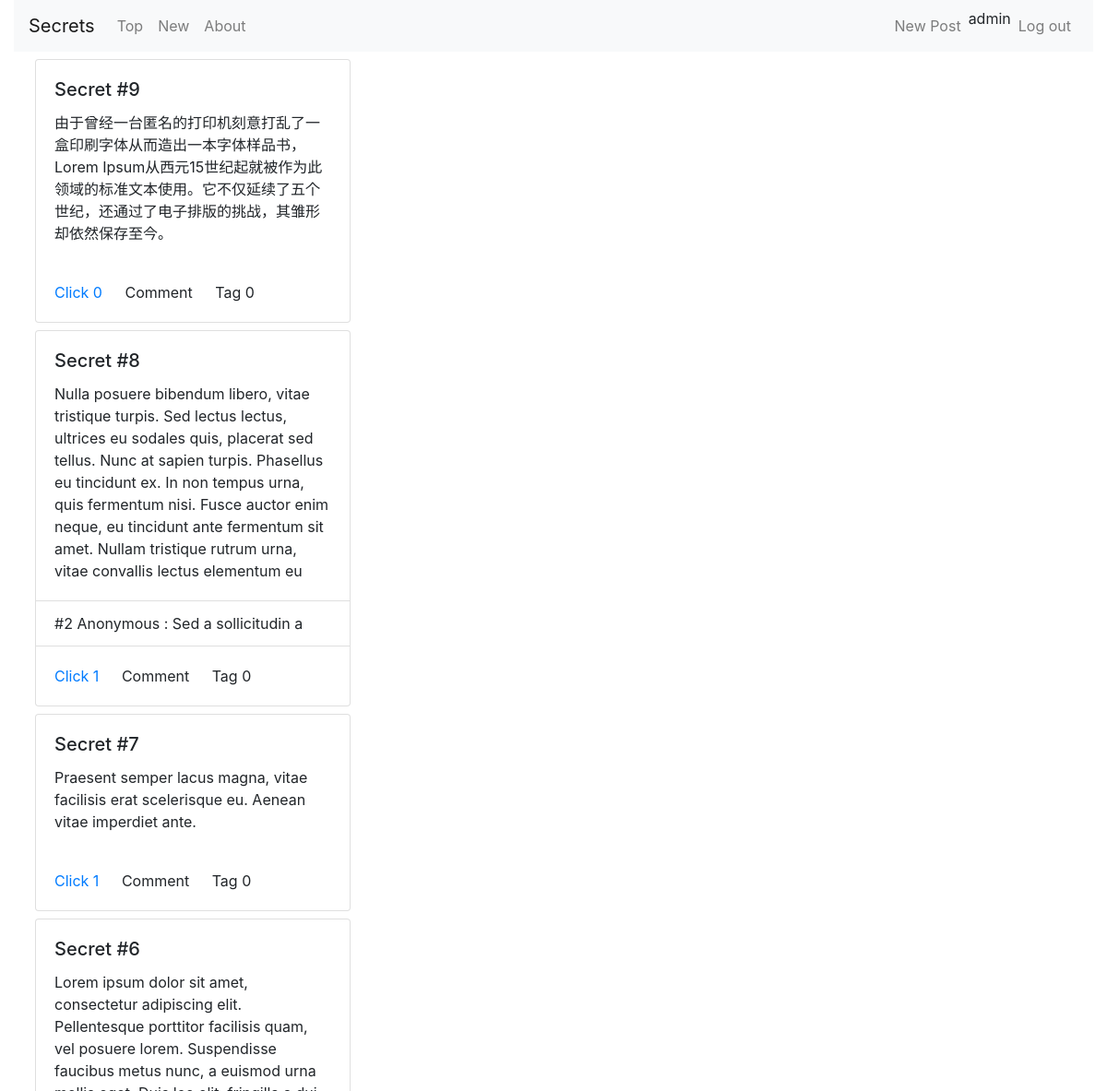
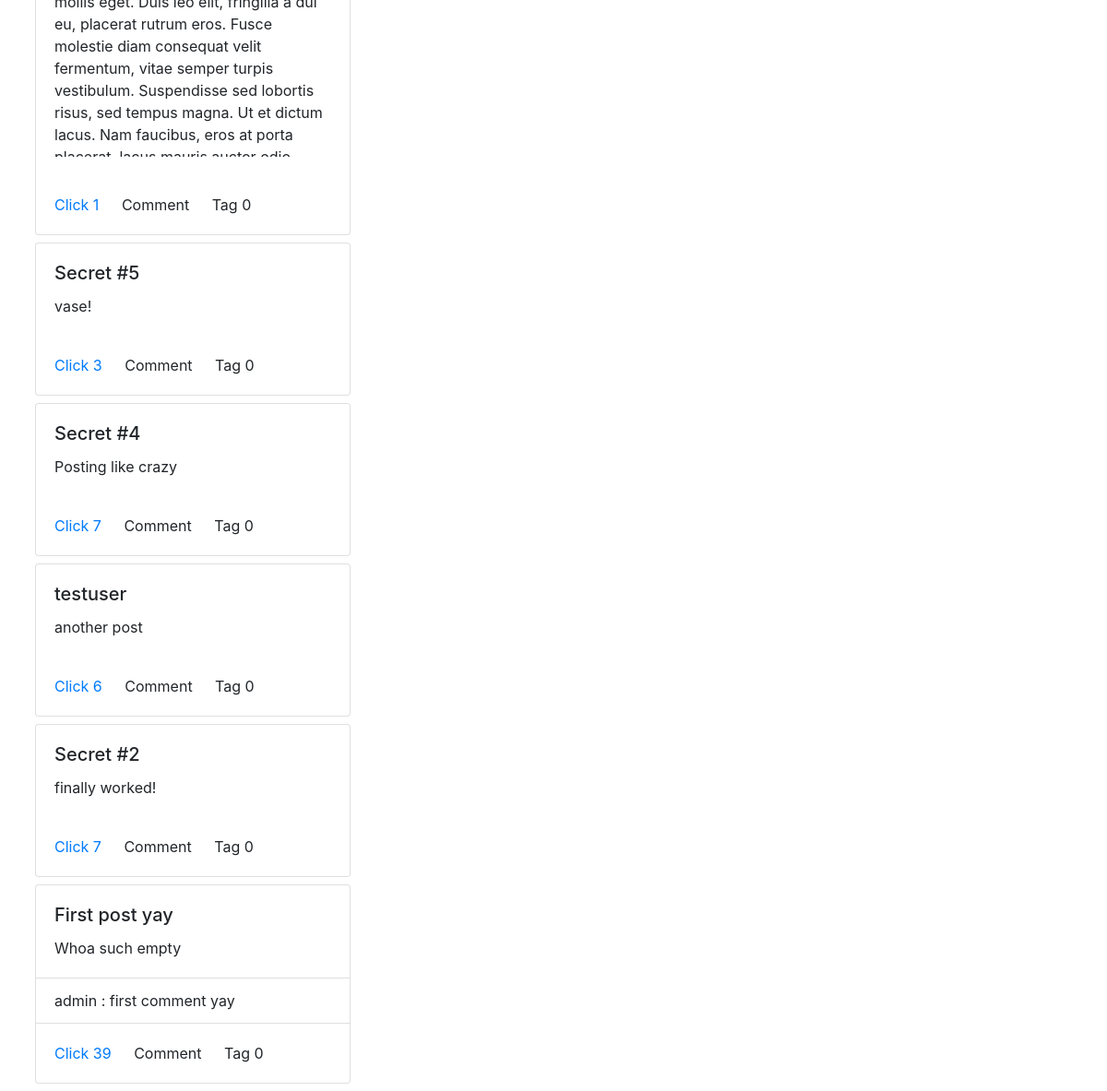
The page /forum/ (signed in) on the database its author committed (2 pictures, top to bottom).
### forum/models.py (models this page shows, shortened)
class Post(models.Model):
    title = models.CharField(max_length=50, default='Untitled')
    author = models.ForeignKey(User, on_delete=models.CASCADE)
    date = models.DateTimeField(default = timezone.now)
    content = models.TextField(default="Whoa such empty")
    clicks = models.IntegerField(default=0)
    tags = models.IntegerField(default=0)

class Comments(models.Model):
    author = models.ForeignKey(User, on_delete=models.CASCADE)
    display_name = models.CharField(max_length=50, default='')
    date = models.DateTimeField(default=timezone.now)
    content = models.TextField(default='')
    post = models.ForeignKey(Post, on_delete=models.CASCADE)
    parent_comment = models.ForeignKey('self', on_delete=models.CASCADE, null=True, blank=True)
    def __str__(self):
        return self.display_name + ' : ' + str(self.content)[:20]

### forum/views.py (the view)
# urls.py: path('', views.IndexView.as_view(), name = 'index'),
class IndexView(View):
    template_name = "forum/index.html"
    mode = None
    def get_clicked(self, request, post_id):
        if request.user.is_authenticated:
            clicked_list = request.user.profile.clicked.split()
        else:
            try:
                clicked_list = request.session['clicked'].split()
            except KeyError: return False
        return str(post_id) in clicked_list
    def get(self, request):
        user = request.user
        if self.mode is 'top':
            self.index_post = Post.objects.order_by('-clicks')[:21]
        else:
            self.index_post = Post.objects.order_by('-date')[:21]
        for this_post in self.index_post:
            this_post.comment_snaps = Comments.objects.filter(post=this_post)[:3]
            this_post.clicked = self.get_clicked(request, this_post.pk)
        context = {
            'user':user,
            'latest_post_list': self.index_post,
        }
        return render(request, self.template_name, context)

### ui/templates/forum/index.html (shortened to what this page needs)
{% extends 'base.html' %}
{% block content %}
<div class="container-fluid">
  <div class="grid" data-masonry='{ "itemSelector": ".grid-item", "columnWidth": 1 }'>
    {% for post in latest_post_list %}
    <div class="card my-2 mx-2 grid-item index-card">
      <div class="card-body card-body-ajax" id="{{ post.id }}">
        <h5 class="card-title index-card-title">{{ post.title }}</h5>
        <p class="card-text index-card-text">{{ post.content }}</p>
      </div>
      <ul class="list-group list-group-flush">
        {% for comment_snippet in post.comment_snaps %}
        <li class="list-group-item index-card-comment">{{comment_snippet}}</li>
        {% endfor %}
      </ul>
      <div class="card-body">
        {% if post.clicked %}
        <a class="card-link clickup-button-ajax clickup-clicked" id='{{ post.id }}' style="color:red">
          Click {{post.clicks}}</a>
        {% else %}
        <a class="card-link clickup-button-ajax clickup-unclicked" id='{{ post.id }}' style="color:#007bff">
          Click {{post.clicks}}
        </a>
        {% endif %}
        <a class="card-link comment-ajax comment-button">Comment</a>
        <a class="card-link tag-ajax tag-button">Tag {{post.tags}}</a>
      </div>
    </div>
    {% endfor %}
  </div>
</div>
{% endblock %}

### ui/templates/base.html (shortened to what this page needs)
{% load static %}
{% load widget_tweaks %}
<!DOCTYPE html>
<html lang="en">
<head>
  <link rel="stylesheet" href="https://maxcdn.bootstrapcdn.com/bootstrap/4.0.0/css/bootstrap.min.css">
  <link rel="stylesheet" href="{% static "base.css" %}">
</head>
<body>
  <div class="container-fluid">
    <nav class="navbar navbar-expand-lg navbar-light bg-light">
      <a class="navbar-brand" href="{% url 'forum:index' %}">Secrets</a>
      <div class="collapse navbar-collapse" id="navbarSupportedContent">
        <ul class="navbar-nav mr-auto">
          <li class="nav-item">
            <a class="nav-link" href="{% url 'forum:top' %}">Top</a>
          </li>
          <li class="nav-item">
            <a class="nav-link" href="{% url 'forum:new' %}">New</a>
          </li>
          <li class="nav-item">
            <a class="nav-link" href="#">About</a>
          </li>
        </ul>
        <ul class="navbar-nav ml-auto">
          <li class="nav-item">
            <a class="nav-link new-post-ajax">New Post</a>
          </li>
          {% if user.is_authenticated %}
          {{ user.username }}
          <li class="nav-item">
            <a class="nav-link" href="{% url 'forum:logout'%}">Log out</a>
          </li>
          {% endif %}
        </ul>
      </div>
    </nav>
    {% block content %}
    {% endblock %}
  </div>
</body>
</html>

### ui/static/base.css (style rules this page uses)
.index-card-text { overflow: auto; max-height: 300px; }
.index-card { width: 30%; max-width: 400px; min-width: 250px; }

### rows shown on the page
Post: title "Secret #9", content "由于曾经一台匿名的打印机刻意打乱了一盒印刷字体从而造出一本字体样品书，Lorem Ipsum从西元15世纪起就被作为此领域的标准文本使用。它不仅延续了五个世纪，还通过了电子排版的挑战，其雏形却依然保存至今。", clicks "0", tags "0"
Post: title "Secret #8", content "Nulla posuere bibendum libero, vitae tristique turpis. Sed lectus lectus, ultrices eu sodales quis, placerat sed tellus. Nunc at sapien turpis. Phasellus eu tincidunt ex. In non tempus urna, quis fermentum nisi. Fusce auctor enim neque, eu tincidunt ante fermentum sit amet. Nullam tristique rutrum urna, vitae convallis lectus elementum eu", clicks "1", tags "0"
Comments: display_name+content "#2 Anonymous : Sed a sollicitudin a"
Post: title "Secret #7", content "Praesent semper lacus magna, vitae facilisis erat scelerisque eu. Aenean vitae imperdiet ante.", clicks "1", tags "0"
Post: title "Secret #6", content "Lorem ipsum dolor sit amet, consectetur adipiscing elit. Pellentesque porttitor facilisis quam, vel posuere lorem. Suspendisse faucibus metus nunc, a euismod urna mollis eget. Duis leo elit, fringilla a dui eu, placerat rutrum eros. Fusce molestie diam consequat velit fermentum, vitae semper turpis vestibulum. Suspendisse sed lobortis risus, sed tempus magna. Ut et dictum lacus. Nam faucibus, eros at porta…", clicks "1", tags "0"
Post: title "Secret #5", content "vase!", clicks "3", tags "0"
Post: title "Secret #4", content "Posting like crazy", clicks "7", tags "0"
Post: title "testuser", content "another post", clicks "6", tags "0"
Post: title "Secret #2", content "finally worked!", clicks "7", tags "0"
Post: title "First post yay", content "Whoa such empty", clicks "39", tags "0"
Comments: display_name+content "admin : first comment yay"

### other values the page prints
{{ user.username }} "admin"
